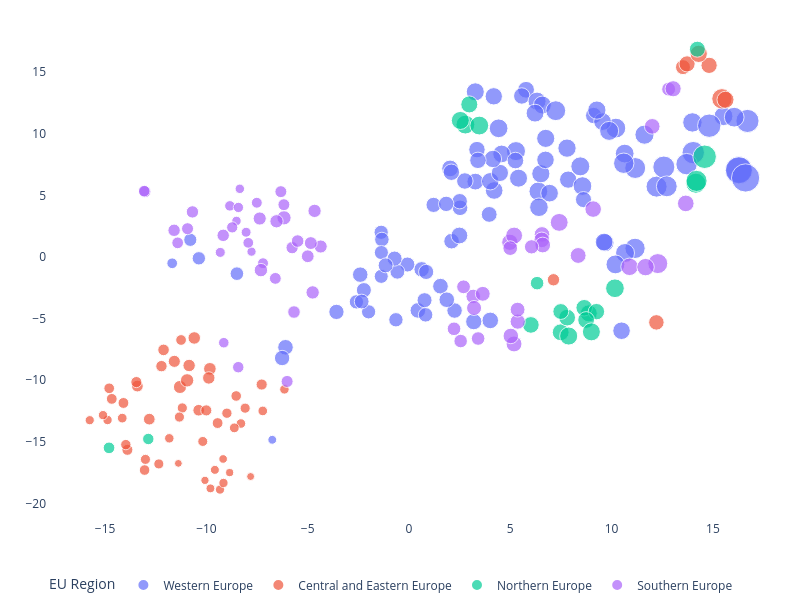

The code cell stored with this chart in its notebook:
### Code cell
# t-SNE
tsne = TSNE(n_components = 2, perplexity = 30, init='random', random_state=0)
components = tsne.fit_transform(X)

df_tsne = df.join(pd.DataFrame(components, index = df.index,
                           columns = ['pc_1', 'pc_2']))

df_tsne.reset_index(inplace = True)

fig = px.scatter(df_tsne, x = 'pc_1', y = 'pc_2', color=df_tsne['EU Region'],
                 width = 800, height = 600, size = 'GDP per Capita',
                 hover_data = ['region_name', 'GDP per Capita'])

fig.update_layout(  margin={"r":1,"t":15,"l":1,"b":1},
                    plot_bgcolor = '#FFFFFF',
                    legend = dict(orientation = 'h', yanchor = 'top'),
                    yaxis_title='', xaxis_title='',
                    title = "")

hovertemplate = '%{customdata[0]}' 
fig.update_traces(hovertemplate=hovertemplate)
fig.show()

### Figure 1 — Plotly figure (JSON) as saved in the notebook; plotly's stock layout.template omitted (floating-point values rounded to 4 significant figures; data arrays with more than 128 entries replaced by an {"elided": "..."} marker saying what was removed)
{"data": [{"customdata": {"elided": "101x2 mixed values"}, "hovertemplate": "%{customdata[0]}", "legendgroup": "Western Europe", "marker": {"color": "#636efa", "size": [82300.0, 60400.0, 41300.0, 48200.0, 55700.0, 51300.0, 68200.0, 31300.0, 37500.0, 31700.0, 34800.0, 67300.0, 54100.0, 45900.0, 53500.0, 74700.0, 49900.0, 54200.0, 47900.0, 55500.0, 50800.0, 48100.0, 54700.0, 37500.0, 58000.0, 84200.0, 64100.0, 43400.0, 46800.0, 37400.0, 55900.0, 48300.0, 36500.0, 45700.0, 50700.0, 51600.0, 41700.0, 46500.0, 42900.0, 41900.0, 38600.0, 47300.0, 41800.0, 39900.0, 35500.0, 42400.0, 36400.0, 41500.0, 36400.0, 47500.0, 104200.0, 114200.0, 66800.0, 34800.0, 34700.0, 31200.0, 33900.0, 35000.0, 32600.0, 30700.0, 37900.0, 37000.0, 30500.0, 36700.0, 35400.0, 36800.0, 31500.0, 34500.0, 32400.0, 37600.0, 33600.0, 42400.0, 40500.0, 36000.0, 27500.0, 28500.0, 17700.0, 26700.0, 12000.0, 123000.0, 53900.0, 43200.0, 41600.0, 50300.0, 49400.0, 46300.0, 77300.0, 50100.0, 70500.0, 56400.0, 60600.0, 49000.0, 37500.0, 43300.0, 60200.0, 49700.0, 48300.0, 53200.0, 63400.0, 55200.0, 54700.0], "sizemode": "area", "sizeref": 307.5, "symbol": "circle"}, "mode": "markers", "name": "Western Europe", "orientation": "v", "showlegend": true, "type": "scatter", "x": [16.71, 10.21, 9.116, 9.552, 9.879, 9.273, 12.22, -1.374, 0.4377, -0.646, 0.767, 11.17, 10.65, 7.856, 8.563, 12.58, 5.406, 6.385, 4.204, 8.456, 6.506, 6.938, 15.52, 2.52, 13.99, 14.82, 10.6, 3.273, 4.012, -6.097, 5.28, 4.572, 2.504, 4.485, 6.748, 7.799, 3.354, 4.141, 2.027, 2.756, 3.959, 6.737, 2.091, 8.613, 1.212, 5.253, -6.264, 3.401, 1.835, 10.49, 16.28, 16.28, 12.73, -0.08091, -2.228, -1.995, -0.5754, -0.713, -1.339, -1.364, 1.553, -2.408, -1.37, 0.6229, 0.8464, 2.249, -2.596, -1.154, 0.8187, 1.864, -2.337, 4.01, 3.196, -3.582, -10.38, -8.496, -11.69, -10.8, -6.75, 16.61, 4.423, 5.779, 5.567, 6.32, 6.584, 4.184, 14.03, 3.271, 13.7, 11.62, 7.244, 6.22, 2.101, 2.488, 16.05, 9.677, 9.628, 6.414, 11.16, 10.66, 10.19], "xaxis": "x", "y": [11.03, 10.45, 11.47, 10.98, 10.22, 11.91, 5.703, 2.0, -4.334, -5.094, -3.505, 7.214, 8.384, 6.271, 5.751, 7.29, 6.391, 5.322, 5.392, 7.346, 6.75, 5.175, 11.42, 3.988, 10.91, 10.64, 7.601, 6.109, 6.14, -7.324, 8.583, 8.354, 4.521, 6.814, 9.616, 8.825, 8.705, 7.946, 7.179, 6.16, 3.45, 7.872, 6.871, 4.652, 4.223, 7.818, -8.195, 7.835, 4.306, -5.983, 7.041, 7.032, 5.727, -0.6132, -2.686, -4.448, -1.199, -0.131, 1.416, 0.3591, -2.371, -1.433, -1.574, -1.003, -1.213, -4.347, -3.64, -0.6797, -4.694, -3.467, -3.615, -5.146, -5.247, -4.456, -0.1097, -1.354, -0.5116, 1.389, -14.83, 6.407, 10.43, 13.56, 13.05, 12.63, 12.32, 13.03, 8.459, 13.39, 7.528, 9.917, 11.86, 11.66, 1.283, 1.742, 11.33, 1.151, 1.214, 4.032, 0.6973, 0.3217, -0.6035], "yaxis": "y"}, {"customdata": [["Северозападен (Severozapaden)", 9800], ["Северен централен (Severen tsentralen)", 10100], ["Североизточен (Severoiztochen)", 11500], ["Югоизточен (Yugoiztochen)", 12500], ["Югозападен (Yugozapaden)", 23500], ["Южен централен (Yuzhen tsentralen)", 9500], ["Praha", 63500], ["Střední Čechy", 26400], ["Jihozápad", 24600], ["Severozápad", 20000], ["Severovýchod", 23800], ["Jihovýchod", 27500], ["Střední Morava", 23700], ["Moravskoslezsko", 22600], ["Panonska Hrvatska", 13900], ["Jadranska Hrvatska", 19200], ["Grad Zagreb", 34500], ["Sjeverna Hrvatska", 17300], ["Budapest", 44700], ["Pest", 17600], ["Közép-Dunántúl", 18000], ["Nyugat-Dunántúl", 18200], ["Dél-Dunántúl", 13500], ["Észak-Magyarország", 13000], ["Észak-Alföld", 13400], ["Dél-Alföld", 14600], ["Małopolskie", 17800], ["Śląskie", 20600], ["Wielkopolskie", 20900], ["Zachodniopomorskie", 16400], ["Lubuskie", 15900], ["Dolnośląskie", 21400], ["Opolskie", 16100], ["Kujawsko-pomorskie", 16000], ["Warmińsko-mazurskie", 14100], ["Pomorskie", 19100], ["Łódzkie", 19000], ["Świętokrzyskie", 14900], ["Lubelskie", 13800], ["Podkarpackie", 14300], ["Podlaskie", 15400], ["Warszawski stołeczny", 40200], ["Mazowiecki regionalny", 18100], ["Nord-Vest", 15600], ["Centru", 15700], ["Nord-Est", 10500], ["Sud-Est", 13000], ["Sud-Muntenia", 12100], ["Bucureşti-Ilfov", 40800], ["Sud-Vest Oltenia", 13300], ["Vest", 17300], ["Vzhodna Slovenija", 24100], ["Zahodna Slovenija", 36900], ["Bratislavský kraj", 46100], ["Západné Slovensko", 21100], ["Stredné Slovensko", 18700], ["Východné Slovensko", 16600]], "hovertemplate": "%{customdata[0]}", "legendgroup": "Central and Eastern Europe", "marker": {"color": "#EF553B", "size": [9800.0, 10100.0, 11500.0, 12500.0, 23500.0, 9500.0, 63500.0, 26400.0, 24600.0, 20000.0, 23800.0, 27500.0, 23700.0, 22600.0, 13900.0, 19200.0, 34500.0, 17300.0, 44700.0, 17600.0, 18000.0, 18200.0, 13500.0, 13000.0, 13400.0, 14600.0, 17800.0, 20600.0, 20900.0, 16400.0, 15900.0, 21400.0, 16100.0, 16000.0, 14100.0, 19100.0, 19000.0, 14900.0, 13800.0, 14300.0, 15400.0, 40200.0, 18100.0, 15600.0, 15700.0, 10500.0, 13000.0, 12100.0, 40800.0, 13300.0, 17300.0, 24100.0, 36900.0, 46100.0, 21100.0, 18700.0, 16600.0], "sizemode": "area", "sizeref": 307.5, "symbol": "circle"}, "mode": "markers", "name": "Central and Eastern Europe", "orientation": "v", "showlegend": true, "type": "scatter", "x": [-7.819, -8.854, -9.176, -9.583, 7.131, -11.39, 15.45, -11.31, -9.83, -12.22, -9.884, -10.95, -10.85, -11.59, -6.151, -7.273, 13.52, -8.531, 15.62, -14.8, -14.67, -14.1, -14.88, -15.76, -15.11, -14.16, -11.25, -12.12, -10.38, -8.99, -8.088, -13.41, -11.19, -11.33, -8.298, -13.46, -10.01, -8.625, -11.83, -7.219, -10.18, 13.73, -9.449, -13.01, -12.35, -10.07, -9.331, -9.802, 14.81, -9.159, -13.05, -10.6, 12.21, 14.3, -12.82, -13.9, -13.98], "xaxis": "x", "y": [-17.8, -17.49, -16.38, -17.26, -1.85, -16.74, 12.83, -10.54, -9.072, -8.854, -9.812, -10.01, -8.801, -8.466, -10.74, -10.34, 15.39, -11.27, 12.75, -10.65, -11.51, -11.84, -13.22, -13.24, -12.83, -13.07, -6.732, -7.537, -12.43, -12.67, -12.26, -10.47, -12.25, -12.98, -13.51, -10.15, -12.44, -13.86, -14.71, -12.49, -14.96, 15.66, -13.47, -16.42, -16.78, -18.12, -18.87, -18.77, 15.54, -18.33, -17.28, -6.568, -5.305, 16.47, -13.15, -15.64, -15.22], "yaxis": "y"}, {"customdata": [["Hovedstaden", 85000], ["Sjælland", 44600], ["Syddanmark", 54500], ["Midtjylland", 54600], ["Nordjylland", 50000], ["Eesti", 28100], ["Latvija", 21000], ["Sostinės regionas", 39400], ["Vidurio ir vakarų Lietuvos regionas ", 20100], ["Länsi-Suomi", 44400], ["Helsinki-Uusimaa", 62200], ["Etelä-Suomi", 42200], ["Pohjois- ja Itä-Suomi", 41500], ["Åland", 53800], ["Stockholm", 68700], ["Östra Mellansverige", 43600], ["Småland med öarna", 43100], ["Sydsverige", 42700], ["Västsverige", 50300], ["Norra Mellansverige", 38700], ["Mellersta Norrland", 43300], ["Övre Norrland", 49800]], "hovertemplate": "%{customdata[0]}", "legendgroup": "Northern Europe", "marker": {"color": "#00cc96", "size": [85000.0, 44600.0, 54500.0, 54600.0, 50000.0, 28100.0, 21000.0, 39400.0, 20100.0, 44400.0, 62200.0, 42200.0, 41500.0, 53800.0, 68700.0, 43600.0, 43100.0, 42700.0, 50300.0, 38700.0, 43300.0, 49800.0], "sizemode": "area", "sizeref": 307.5, "symbol": "circle"}, "mode": "markers", "name": "Northern Europe", "orientation": "v", "showlegend": true, "type": "scatter", "x": [14.59, 2.976, 2.783, 3.47, 2.532, 6.323, -14.81, 14.23, -12.87, 8.874, 14.16, 8.647, 9.251, 10.17, 14.19, 7.487, 7.807, 6.015, 7.882, 7.492, 8.743, 9.003], "xaxis": "x", "y": [8.125, 12.37, 10.73, 10.66, 11.07, -2.124, -15.48, 16.85, -14.76, -4.573, 5.978, -4.12, -4.436, -2.537, 6.167, -6.109, -4.921, -5.513, -6.412, -4.424, -5.112, -6.074], "yaxis": "y"}, {"customdata": [["Aττική (Attiki)", 29700], ["Βόρειο Αιγαίο (Voreio Aigaio)", 13100], ["Νότιο Αιγαίο (Notio Aigaio)", 21600], ["Κρήτη (Kriti)", 18300], ["Aνατολική Μακεδονία, Θράκη (Anatoliki Makedonia, Thraki)", 13800], ["Κεντρική Μακεδονία (Kentriki Makedonia)", 17000], ["Δυτική Μακεδονία (Dytiki Makedonia)", 15500], ["Ήπειρος (Ipeiros)", 13800], ["Θεσσαλία (Thessalia)", 16300], ["Ιόνια Νησιά (Ionia Nisia)", 19500], ["Δυτική Ελλάδα (Dytiki Ellada)", 15200], ["Στερεά Ελλάδα (Sterea Ellada)", 18500], ["Πελοπόννησος (Peloponnisos)", 17800], ["Galicia", 28700], ["Principado de Asturias", 28100], ["Cantabria", 28400], ["País Vasco", 39000], ["Comunidad Foral de Navarra", 37000], ["La Rioja", 32400], ["Aragón", 34700], ["Comunidad de Madrid", 42600], ["Castilla y León", 29300], ["Castilla-La Mancha", 25100], ["Extremadura", 23900], ["Cataluña", 35600], ["Comunitat Valenciana ", 26500], ["Illes Balears", 34000], ["Andalucía", 23200], ["Región de Murcia", 25500], ["Ciudad de Ceuta", 22400], ["Ciudad de Melilla", 20500], ["Canarias", 24300], ["Piemonte", 37400], ["Valle d’Aosta/Vallée d’Aoste", 47200], ["Liguria", 38800], ["Lombardia", 49100], ["Abruzzo", 31100], ["Molise", 27200], ["Campania", 23700], ["Puglia", 23600], ["Basilicata", 27700], ["Calabria", 21200], ["Sicilia", 22300], ["Sardegna", 26600], ["Provincia Autonoma di Bolzano/Bozen", 61500], ["Provincia Autonoma di Trento", 46800], ["Veneto", 40700], ["Friuli-Venezia Giulia", 37700], ["Emilia-Romagna", 43700], ["Toscana", 38100], ["Umbria", 31400], ["Marche", 33300], ["Lazio", 42200], ["Κύπρος (Kypros)", 33900], ["Malta", 37700], ["Norte", 21900], ["Algarve", 27500], ["Centro (PT)", 22100], ["Grande Lisboa", 40100], ["Península de Setúba", 17100], ["Alentejo", 24300], ["Oeste e Vale do Tejo", 20200], ["Região Autónoma dos Açores", 22300], ["Região Autónoma da Madeira", 27300]], "hovertemplate": "%{customdata[0]}", "legendgroup": "Southern Europe", "marker": {"color": "#ab63fa", "size": [29700.0, 13100.0, 21600.0, 18300.0, 13800.0, 17000.0, 15500.0, 13800.0, 16300.0, 19500.0, 15200.0, 18500.0, 17800.0, 28700.0, 28100.0, 28400.0, 39000.0, 37000.0, 32400.0, 34700.0, 42600.0, 29300.0, 25100.0, 23900.0, 35600.0, 26500.0, 34000.0, 23200.0, 25500.0, 22400.0, 20500.0, 24300.0, 37400.0, 47200.0, 38800.0, 49100.0, 31100.0, 27200.0, 23700.0, 23600.0, 27700.0, 21200.0, 22300.0, 26600.0, 61500.0, 46800.0, 40700.0, 37700.0, 43700.0, 38100.0, 31400.0, 33300.0, 42200.0, 33900.0, 37700.0, 21900.0, 27500.0, 22100.0, 40100.0, 17100.0, 24300.0, 20200.0, 22300.0, 27300.0], "sizemode": "area", "sizeref": 307.5, "symbol": "circle"}, "mode": "markers", "name": "Southern Europe", "orientation": "v", "showlegend": true, "type": "scatter", "x": [12.82, -7.774, -6.599, -7.513, -8.518, -8.843, -9.317, -8.352, -8.422, -8.728, -8.041, -7.207, -7.935, 2.222, 2.549, 3.412, 5.184, 5.025, 3.169, 3.211, 13.66, 2.692, -4.999, -9.172, 5.365, -4.36, 3.64, -5.77, -4.848, -13.04, -13.07, -5.498, 6.565, 10.89, 8.349, 7.414, -6.17, -6.541, -11.6, -10.69, -7.311, -11.42, -10.93, -7.37, 12.28, 11.68, 4.977, 6.554, 5.189, 6.6, 6.05, 4.996, 9.09, 5.36, 12.01, -6.177, -4.757, -6.326, 13.04, -9.143, -5.678, -8.429, -6.018, -4.662], "xaxis": "x", "y": [13.61, 0.431, -1.738, 4.397, 2.921, 4.144, 0.369, 5.527, 4.016, 2.4, 2.005, -0.5074, 1.147, -5.826, -6.819, -6.614, -7.055, -6.405, -3.2, -4.136, 4.343, -2.421, 0.05684, 1.754, -5.244, 0.848, -2.989, 0.7534, 1.127, 5.294, 5.342, 1.289, 1.828, -0.7987, 0.1204, 2.803, 3.173, 2.895, 2.162, 3.652, -1.068, 1.145, 2.29, 3.118, -0.5378, -0.824, 1.191, 1.385, 1.736, 0.969, 0.8219, 0.7172, 3.882, -4.273, 10.59, 4.238, -2.875, 5.296, 13.64, -6.954, -4.465, -8.938, -10.1, 3.737], "yaxis": "y"}], "layout": {"height": 600, "legend": {"itemsizing": "constant", "orientation": "h", "title": {"text": "EU Region"}, "tracegroupgap": 0, "yanchor": "top"}, "margin": {"b": 1, "l": 1, "r": 1, "t": 15}, "plot_bgcolor": "#FFFFFF", "title": {"text": ""}, "width": 800, "xaxis": {"anchor": "y", "domain": [0, 1], "title": {"text": ""}}, "yaxis": {"anchor": "x", "domain": [0, 1], "title": {"text": ""}}}}
